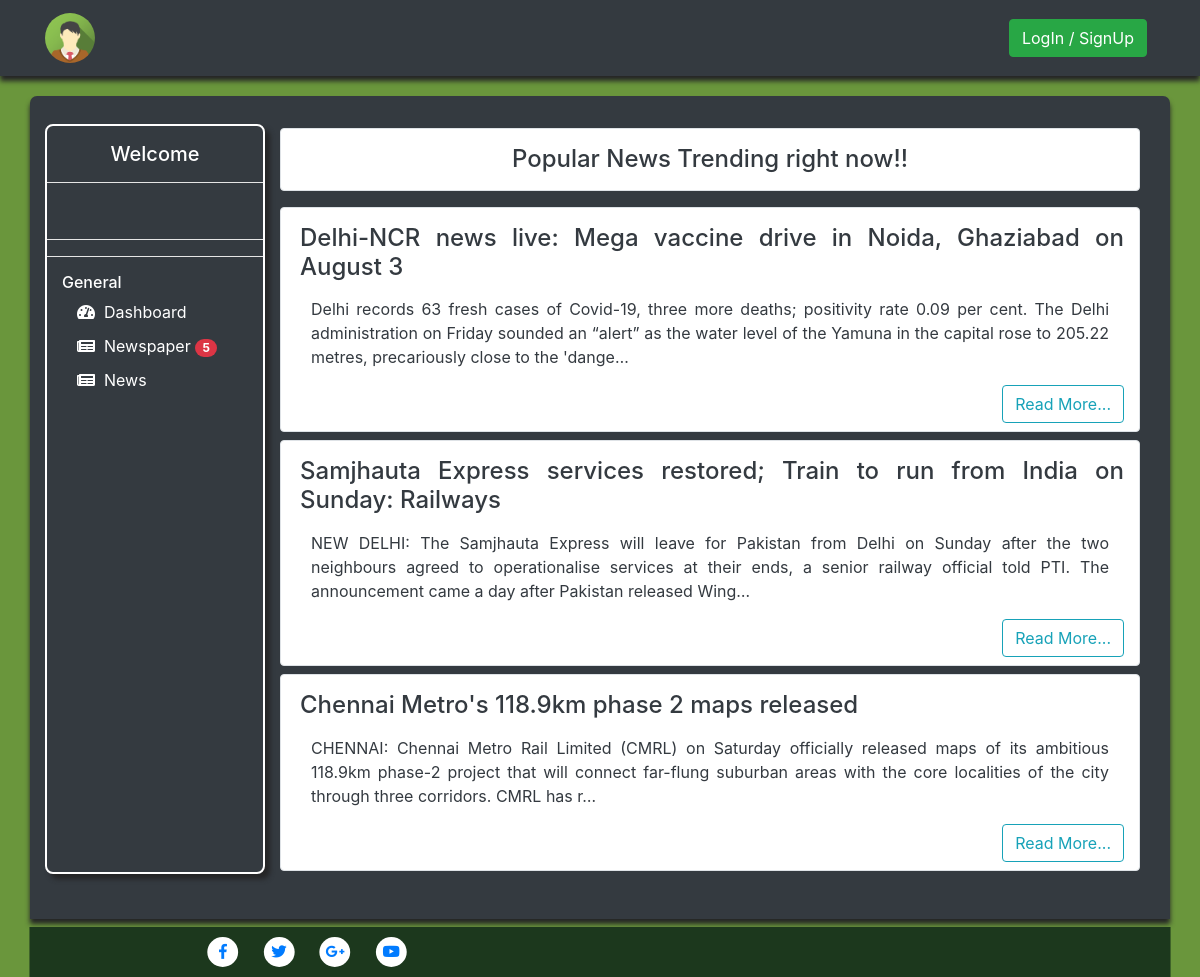
The page /news/latest on the database its author committed.
### newspapers/models.py (models this page shows, shortened)
class News(models.Model):
    heading = models.CharField(max_length=400)
    article = models.TextField(null=True,blank=True)
    summary = models.TextField(null=True,blank=True)
    published_date = models.DateTimeField(blank=True, null=True)
    unique_id = models.IntegerField(blank=True, null=True)
    newspaper_name = models.ForeignKey(
        Newspaper_name, related_name='related_news', on_delete=models.CASCADE)

### newspapers/views.py (the view)
# urls.py: path('news/latest',views.latest_news,name='latest'),
def latest_news(request):
	news=News.objects.all().order_by("-id")[:6]
	return render(request,'newspapers/latest.html',context={'news':news})

### mysite/context_processors.py (called while the page is built)
def main(request):
	return {
	'newspaper_name': Newspaper_name.objects.all().order_by('-id')
	}

### newspapers/templates/newspapers/latest.html
{% extends "main.html" %}
{% block content %}
                <div class="container row mx-auto">
                    <div class="col-12 my-2 border bg-white text-dark rounded">
                        <h4 class="text-center d-block my-3">Popular News Trending right now!! </h4>
                    </div>
                 {% for new in news %}
                    <div class="col-12 text-justify bg-white text-dark border rounded mt-2">
                        <h4 class="ml-1 d-block my-3">{{new.heading}}</h4>
                        <P class="container">{{new.article|truncatechars:"250"}}</P>
                        <a href="{% url 'newspapers:news_detail' pk=new.pk %}" class="d-inline-block mb-2 btn btn-outline-info float-right">Read More...</a>
                    </div>
                    {% endfor %}
                </div>
{% endblock %}

### rows shown on the page
News: heading "Delhi-NCR news live: Mega vaccine drive in Noida, Ghaziabad on August 3", article "Delhi records 63 fresh cases of Covid-19, three more deaths; positivity rate 0.09 per cent. The Delhi administration on Friday sounded an “alert” as the water level of the Yamuna in the capital rose to 205.22 metres, precariously close to the 'dange…"
News: heading "Samjhauta Express services restored; Train to run from India on Sunday: Railways", article "NEW DELHI: The Samjhauta Express will leave for Pakistan from Delhi on Sunday after the two neighbours agreed to operationalise services at their ends, a senior railway official told PTI. The announcement came a day after Pakistan released Wing…"
News: heading "Chennai Metro's 118.9km phase 2 maps released", article "CHENNAI: Chennai Metro Rail Limited (CMRL) on Saturday officially released maps of its ambitious 118.9km phase-2 project that will connect far-flung suburban areas with the core localities of the city through three corridors. CMRL has r…"
